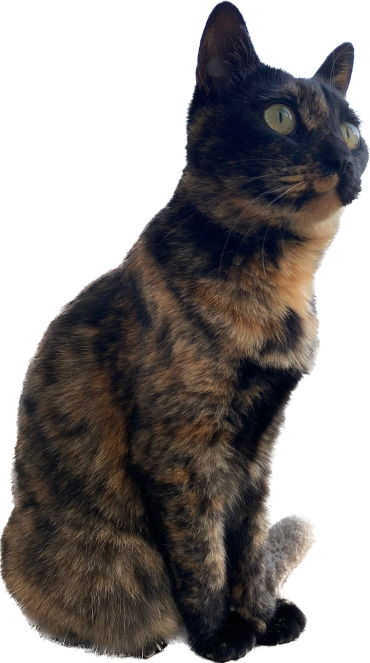
#> input picture images/IMG_1779.PNG, 740 x 1325 px (shown at 1/2 size)
$ python pictgram.py
#> lines starting #> are read from the running program, lines starting #| are printed output that depends on the picture
#> in create_random_grid, img is the input picture: PIL image 740x1325 RGBA; mean R, G, B, A 34.9, 30.6, 29.4, 146.7
from PIL import Image
import os
import random

# 入力フォルダと出力画像のファイル名を指定します
input_folder = "images/"  # 画像が格納されているフォルダ
output_image = "output.png"  # 出力画像のファイル名
square_size = 100  # 画像をリサイズする正方形のサイズ
grid_columns = 4  # グリッドの列数

# 画像をロードし、正方形にリサイズする関数
def make_square(image, size):
#> called with size = 100
    width, height = image.size
#> width = 740; height = 1325
    new_image = Image.new("RGBA", (size, size), (255, 255, 255, 0))  # 透明な背景 (RGBA)
    ratio = min(size / width, size / height)
#> ratio = 0.0755
    new_width = int(width * ratio)
#> new_width = 55
    new_height = int(height * ratio)
#> new_height = 100
    resized_image = image.resize((new_width, new_height), Image.Resampling.LANCZOS)
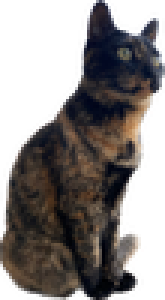
#> resized_image: PIL image 55x100 RGBA (shown 3 times larger); mean R, G, B, A 41.2, 36.6, 35.6, 146.9; transparent parts drawn white
    offset = ((size - new_width) // 2, (size - new_height) // 2)
#> offset = (22, 0)
    new_image.paste(resized_image, offset, resized_image)  # 第3引数を指定して透明度を維持
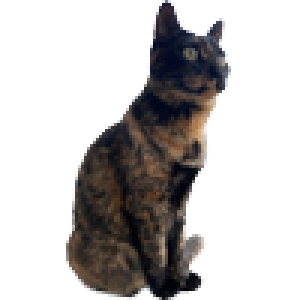
#> new_image: PIL image 100x100 RGBA (shown 3 times larger); mean R, G, B, A 192.8, 190.5, 189.8, 79.2; transparent parts drawn white
    return new_image

# 画像をランダムな順番でグリッドに配置する関数
def create_random_grid(input_folder, square_size, grid_columns):
    images = []
    valid_extensions = (".png", ".jpg", ".jpeg")
    for filename in os.listdir(input_folder):
        if filename.lower().endswith(valid_extensions):
            try:
                img = Image.open(os.path.join(input_folder, filename))
                img = img.convert("RGBA")  # PNGの透明度を保持する
                img_square = make_square(img, square_size)
                images.append(img_square)
            except Exception as e:
                print(f"Error loading image {filename}: {e}")
#> pass 2 of the loop in create_random_grid, `for filename in os.listdir(input_folder):`:
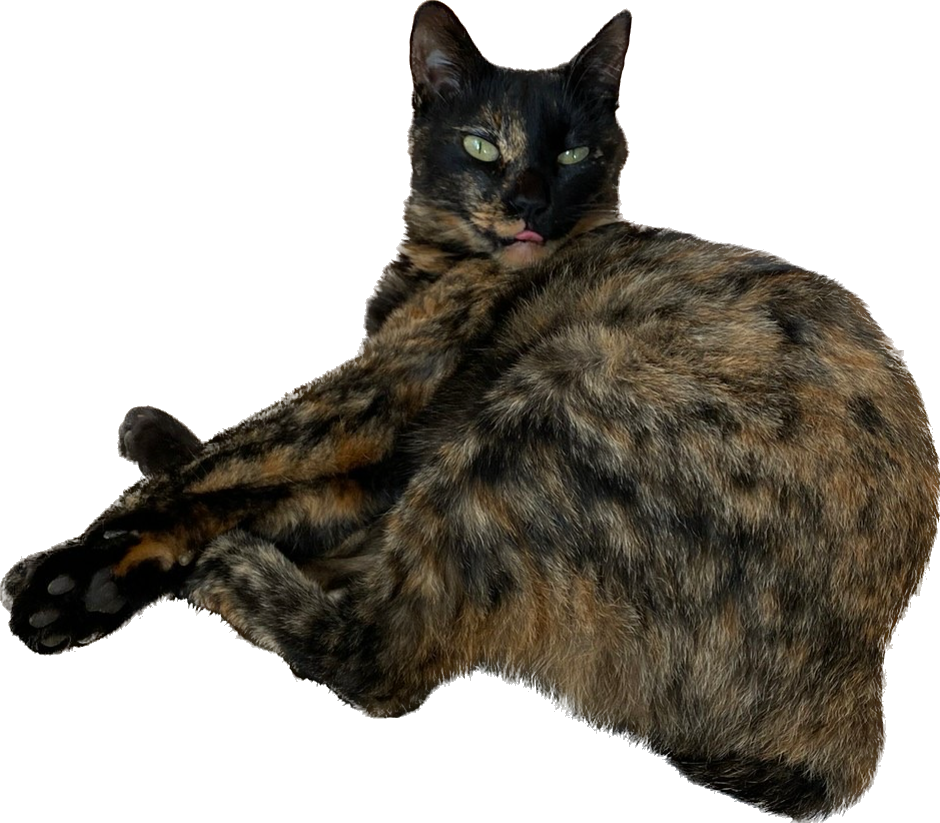
#> input picture images/IMG_2476.PNG, 940 x 823 px
#> in create_random_grid, img is the input picture: PIL image 940x823 RGBA; mean R, G, B, A 30.3, 26.2, 19.4, 124.5
#> in make_square (call 2), `resized_image = image.resize((new_width, new_height), Image.Resampling..`:
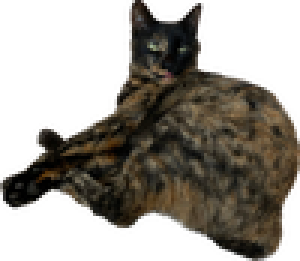
#> resized_image: PIL image 100x87 RGBA (shown 3 times larger); mean R, G, B, A 33.1, 28.4, 21, 124.7; transparent parts drawn white
#> in make_square (call 2), `new_image.paste(resized_image, offset, resized_image)`:
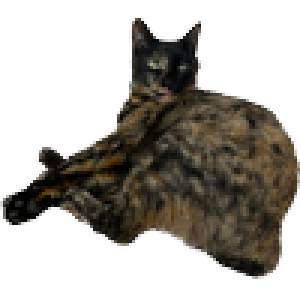
#> new_image: PIL image 100x100 RGBA (shown 3 times larger); mean R, G, B, A 172.3, 168.8, 163, 106.5; transparent parts drawn white
#> pass 3 of the loop in create_random_grid, `for filename in os.listdir(input_folder):`:
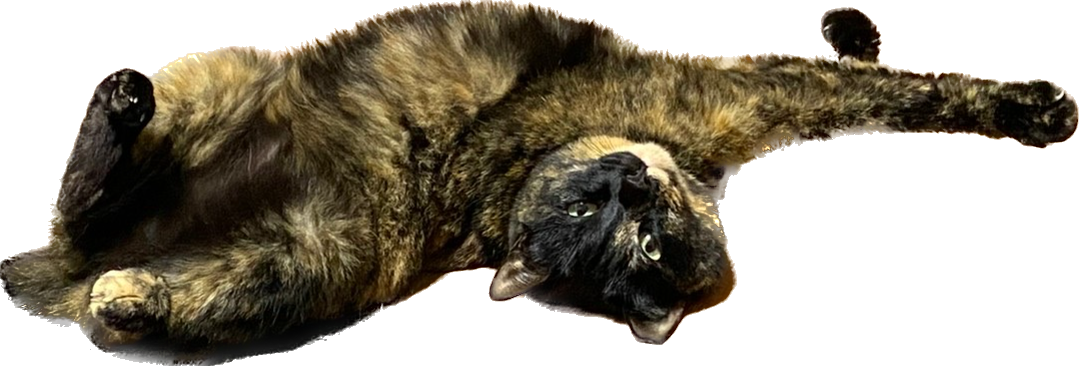
#> input picture images/IMG_2588.PNG, 1080 x 366 px
#> in create_random_grid, img is the input picture: PIL image 1080x366 RGBA; mean R, G, B, A 42.9, 36.1, 22.9, 140.3
#> in make_square (call 3), `resized_image = image.resize((new_width, new_height), Image.Resampling..`:
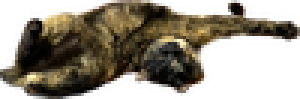
#> resized_image: PIL image 100x33 RGBA (shown 3 times larger); mean R, G, B, A 50.3, 41.2, 25.9, 140.6; transparent parts drawn white
#> in make_square (call 3), `new_image.paste(resized_image, offset, resized_image)`:
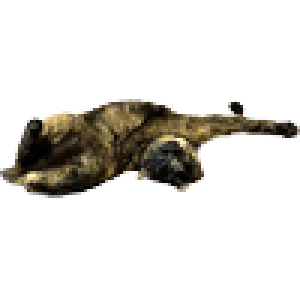
#> new_image: PIL image 100x100 RGBA (shown 3 times larger); mean R, G, B, A 222.3, 220.1, 216, 44.9; transparent parts drawn white

    # 画像の順番をランダムにシャッフル
    random.shuffle(images)

    num_images = len(images)
#> num_images = 3
    grid_rows = (num_images + grid_columns - 1) // grid_columns  # 行数を計算
#> grid_rows = 1

    # キャンバスを作成（透明な背景）
    canvas_width = square_size * grid_columns
    canvas_height = square_size * grid_rows
#> canvas_height = 100
    canvas = Image.new("RGBA", (canvas_width, canvas_height), (255, 255, 255, 0))

    # グリッドに画像を配置
    for i, img in enumerate(images):
        row = i // grid_columns
        col = i % grid_columns
        x = col * square_size
        y = row * square_size
        canvas.paste(img, (x, y), img)  # 第3引数で透明度を維持
#> this loop made 3 passes
#> x on passes 1 to 3: 0, 100, 200
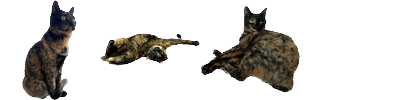
#> canvas: PIL image 400x100 RGBA; mean R, G, B, A 212, 210.1, 207.5, 56.5; transparent parts drawn white

    return canvas

# ランダムに配置されたグリッド画像を作成し保存
canvas_image = create_random_grid(input_folder, square_size, grid_columns)
canvas_image.save(output_image)
print(f"出力画像を{output_image}に保存しました。")
